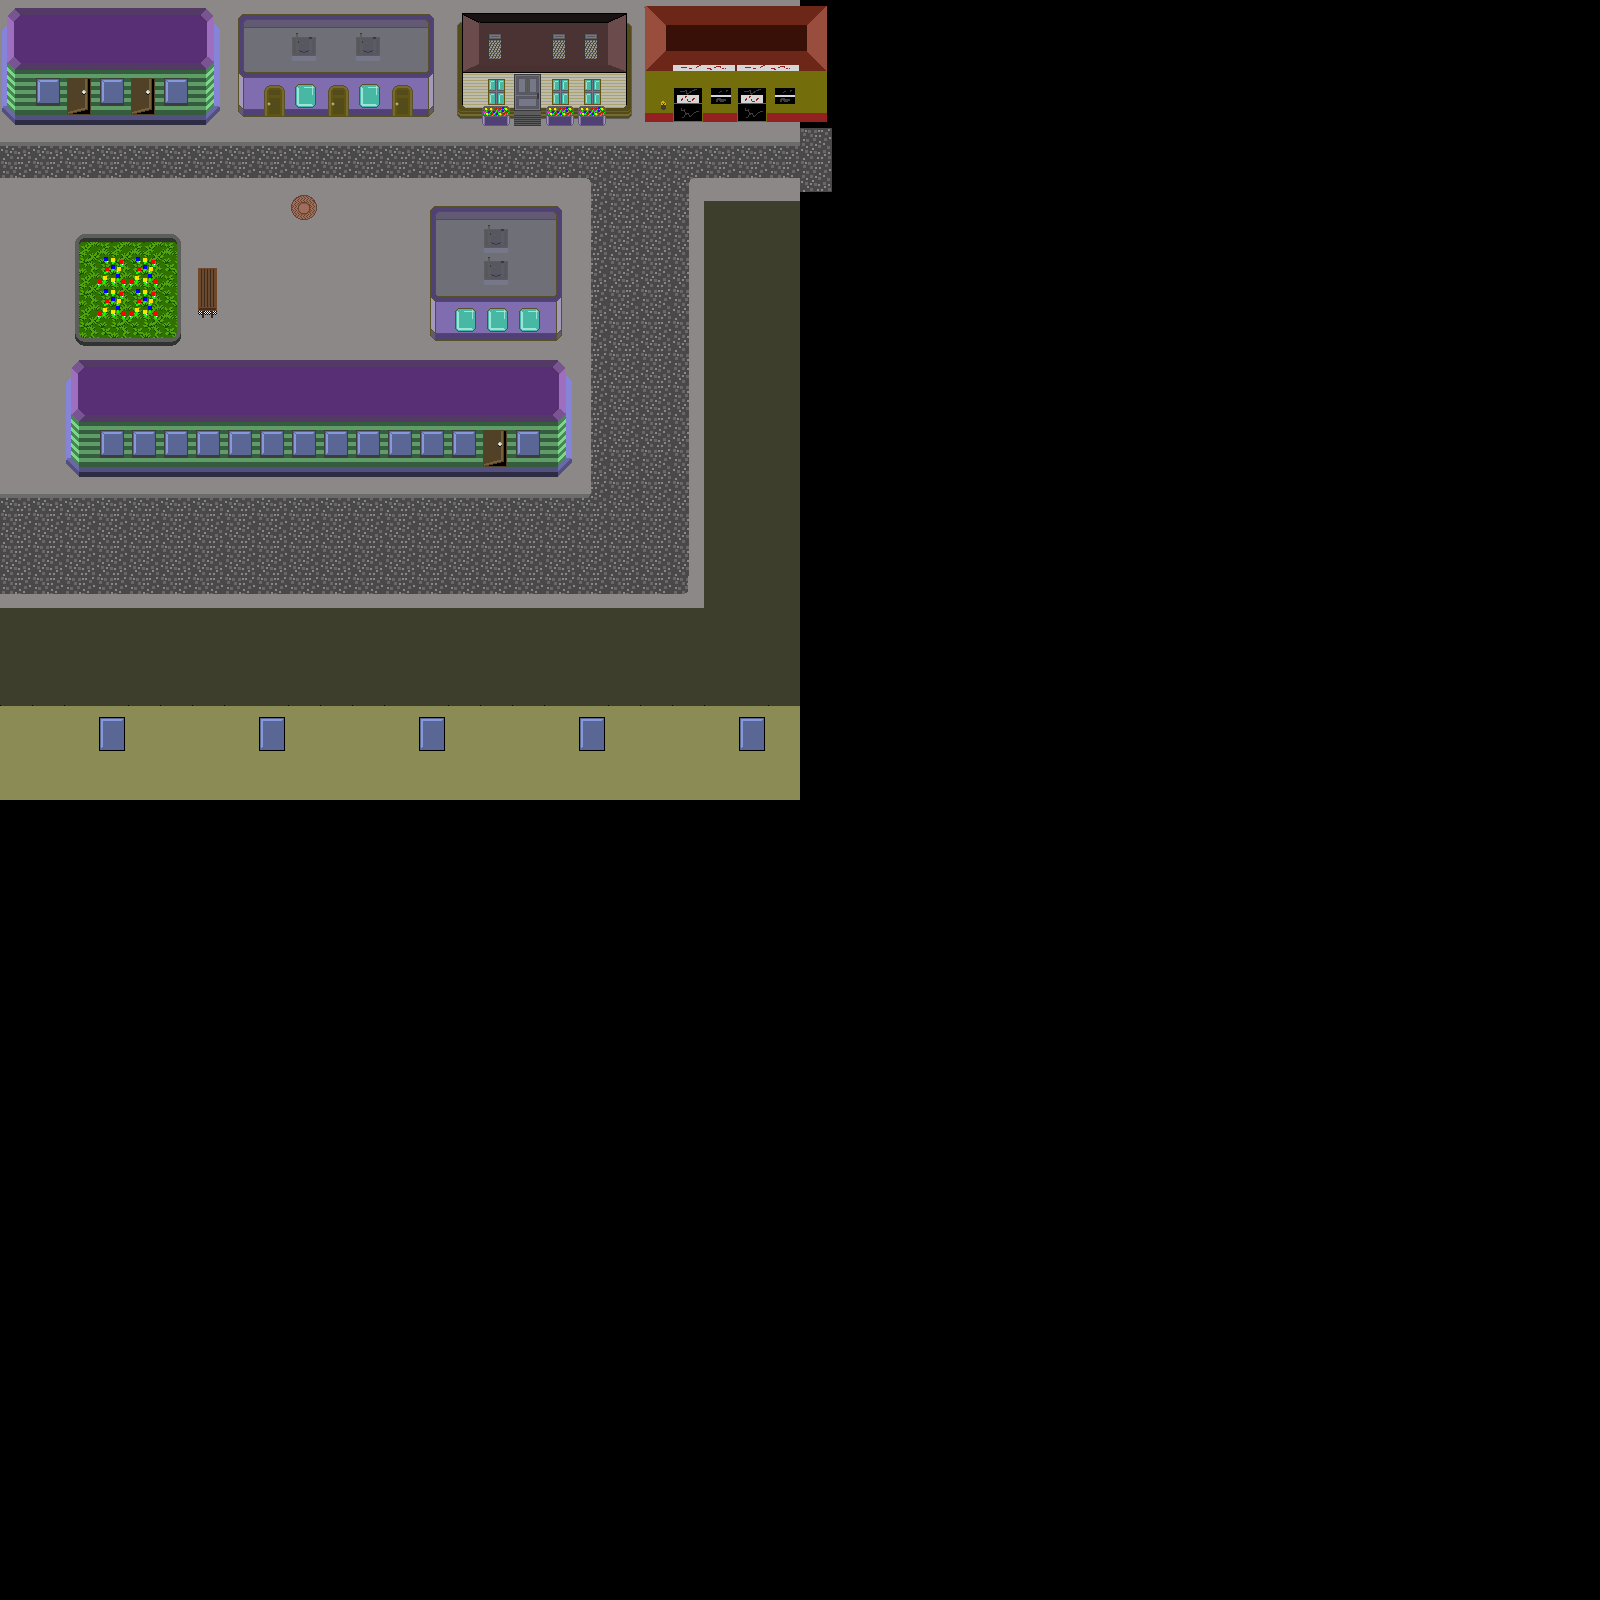

Below is a game level as drawn by its tile map, then a one-line description and the .tmx that defines it (tile-layer data replaced by summaries):
An orthogonal 50x50 tile map with 32x32 px tiles, 4 tile layers (floor, upper_floor, objects, big_objects), 2 hidden layers not drawn, 2 tilesets.

<map version="1.0" orientation="orthogonal" renderorder="right-down" width="50" height="50" tilewidth="32" tileheight="32" nextobjectid="1">
 <tileset firstgid="1" name="city_floors" tilewidth="32" tileheight="32" tilecount="242" columns="22">
  <image source="../../images/stages/city_static/city_floors.png" width="729" height="352" />
 </tileset>
 <tileset firstgid="243" name="city_day_houses_big" tilewidth="32" tileheight="32" tilecount="192" columns="8">
  <image source="../../images/stages/city_static/city_day_houses_big.png" width="256" height="768" />
 </tileset>
 <layer name="floor" width="50" height="50">
  <data>[2500 cells, 627 non-empty, 2 distinct tile ids]</data>
 </layer>
 <layer name="upper_floor" width="50" height="50">
  <data>[2500 cells, 561 non-empty, 19 distinct tile ids]</data>
 </layer>
 <layer name="objects" width="50" height="50">
  <data>[2500 cells, 2 non-empty, 2 distinct tile ids]</data>
 </layer>
 <layer name="big_objects" width="50" height="50">
  <data>[2500 cells, 382 non-empty, 71 distinct tile ids]</data>
 </layer>
 <layer name="animated_objects" width="50" height="50" visible="0">
  <data>[2500 cells, 8 non-empty, 8 distinct tile ids]</data>
 </layer>
 <layer name="characters" width="50" height="50" visible="0">
  <data>[2500 cells, 0 non-empty, 0 distinct tile ids]</data>
 </layer>
</map>
